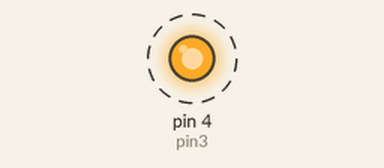
Bench run of a sketch on a simulated Arduino Uno, built with avr-gcc and run on an emulated ATmega328P. On the bench: output pins drawn as LEDs (lit = HIGH). Dashed ring = blinking.

Above: at 0.5 s.
Timing chart, 0 to 4.6 s (numbered marks = the images above):
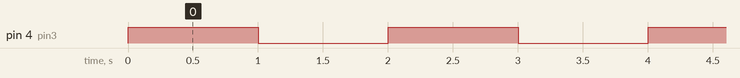

The sketch:

Blink_alll_pin.ino
```cpp
int pin1=16;
int pin2=5;
int pin3=4;
int pin4=0;
int pin5=2;
int pin6=14;
int pin7=12;
int pin8=13;

//int pin1=5;
//int pin2=6;
//int pin3=7;
//int pin4=8;
//int pin5=9;
//int pin6=10;
//int pin7=11;
//int pin8=12;


// the setup function runs once when you press reset or power the board
void setup() {
  // initialize digital pin LED_BUILTIN as an output.
//  pinMode(pin1, OUTPUT);
//  pinMode(pin2, OUTPUT);
  pinMode(pin3, OUTPUT);
//  pinMode(pin4, OUTPUT);
//  pinMode(pin5, OUTPUT);
//  pinMode(pin6, OUTPUT);
//  pinMode(pin7, OUTPUT);
//  pinMode(pin8, OUTPUT);
}

// the loop function runs over and over again forever
void loop() {
//  digitalWrite(pin1, HIGH);   // turn the LED on (HIGH is the voltage level)
//  delay(2000);                       // wait for a second
//  digitalWrite(pin1, LOW);    // turn the LED off by making the voltage LOW
//  delay(2000);                       // wait for a second
  digitalWrite(pin3, HIGH);   // turn the LED on (HIGH is the voltage level)
  delay(1000);                       // wait for a second
  digitalWrite(pin3, LOW);    // turn the LED off by making the voltage LOW
  delay(1000);                       // wait for a second

//  digitalWrite(pin4, HIGH);   // turn the LED on (HIGH is the voltage level)
//  delay(1000);                       // wait for a second
//  digitalWrite(pin4, LOW);    // turn the LED off by making the voltage LOW
//  delay(1000);                       // wait for a second
//
//  digitalWrite(pin5, HIGH);   // turn the LED on (HIGH is the voltage level)
//  delay(1000);                       // wait for a second
//  digitalWrite(pin5, LOW);    // turn the LED off by making the voltage LOW
//  delay(1000);                       // wait for a second
//
//  digitalWrite(pin6, HIGH);   // turn the LED on (HIGH is the voltage level)
//  delay(1000);                       // wait for a second
//  digitalWrite(pin6, LOW);    // turn the LED off by making the voltage LOW
//  delay(1000);                       // wait for a second
//
//  digitalWrite(pin7, HIGH);   // turn the LED on (HIGH is the voltage level)
//  delay(1000);                       // wait for a second
//  digitalWrite(pin7, LOW);    // turn the LED off by making the voltage LOW
//  delay(1000);                       // wait for a second
//
//  digitalWrite(pin8, HIGH);   // turn the LED on (HIGH is the voltage level)
//  delay(1000);                       // wait for a second
//  digitalWrite(pin8, LOW);    // turn the LED off by making the voltage LOW
//  delay(1000);                       // wait for a second


//
//  digitalWrite(pin1, HIGH);   // turn the LED on (HIGH is the voltage level)
//  digitalWrite(pin2, HIGH);   // turn the LED on (HIGH is the voltage level)
//  digitalWrite(pin3, HIGH);   // turn the LED on (HIGH is the voltage level)
//  digitalWrite(pin4, HIGH);   // turn the LED on (HIGH is the voltage level)
//  digitalWrite(pin5, HIGH);   // turn the LED on (HIGH is the voltage level)
//  digitalWrite(pin6, HIGH);   // turn the LED on (HIGH is the voltage level)
//  digitalWrite(pin7, HIGH);   // turn the LED on (HIGH is the voltage level)
//  digitalWrite(pin8, HIGH);   // turn the LED on (HIGH is the voltage level)
//  delay(1000);                       // wait for a second
//  digitalWrite(pin1, LOW);    // turn the LED off by making the voltage LOW
//  digitalWrite(pin2, LOW);    // turn the LED off by making the voltage LOW
//  digitalWrite(pin3, LOW);    // turn the LED off by making the voltage LOW
//  digitalWrite(pin4, LOW);    // turn the LED off by making the voltage LOW
//  digitalWrite(pin5, LOW);    // turn the LED off by making the voltage LOW
//  digitalWrite(pin6, LOW);    // turn the LED off by making the voltage LOW
//  digitalWrite(pin7, LOW);    // turn the LED off by making the voltage LOW
//  digitalWrite(pin8, LOW);    // turn the LED off by making the voltage LOW
//
//  delay(1000);                       // wait for a second
}
```

Measured:
- by itself, pin 4 (pin3): alternates HIGH for 1.0 s and LOW for 1.0 s
